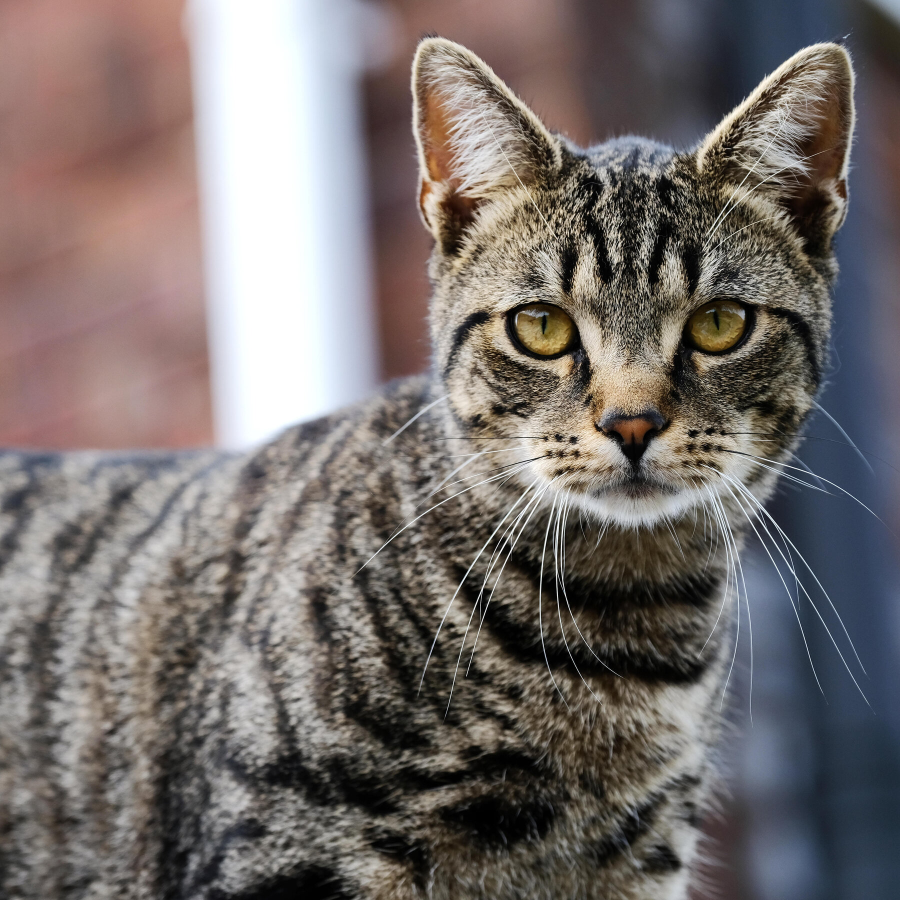
#> input picture images/cat.jpg, 1800 x 1800 px (shown at 1/2 size)
$ python basic.py
#> lines starting #> are read from the running program, lines starting #| are printed output that depends on the picture; after the words box and inside, x2 and y2 are one past the last pixel; in counts of white or black regions, pixels touching at a corner belong together
import cv2 as cv

img = cv.imread('images/cat.jpg')
#> img is the input picture: shape (1800, 1800, 3); mean B, G, R 108.6, 110.7, 118.1

# Resize
resized = cv.resize(img,(500,500),interpolation=cv.INTER_CUBIC)
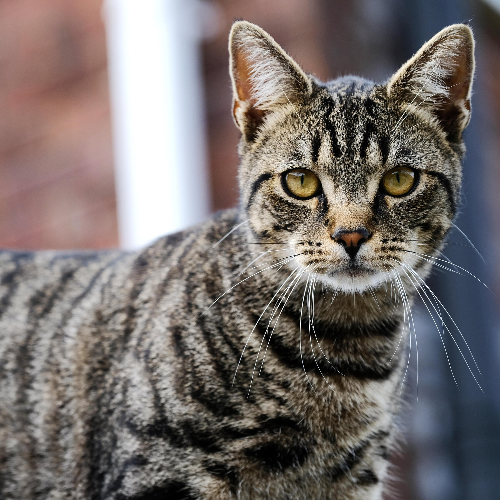
#> resized: shape (500, 500, 3); mean B, G, R 108.6, 110.7, 118.1
cv.imshow("Resized",resized)

# Crop
cropped = resized[50:200,200:400]
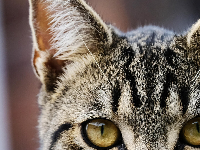
#> cropped: shape (150, 200, 3); mean B, G, R 95.3, 104.9, 117.6
cv.imshow("Cropped",cropped)

# Greyscale
gray = cv.cvtColor(resized,cv.COLOR_BGR2GRAY)
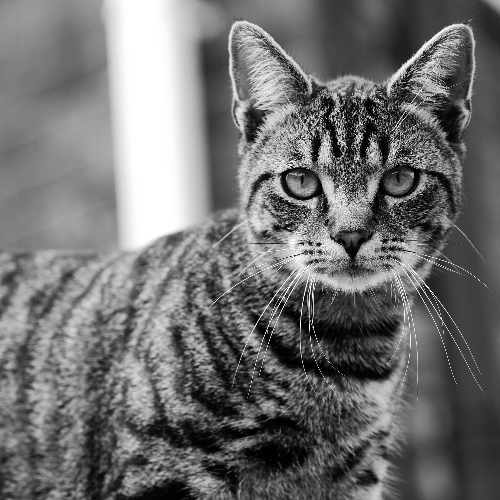
#> gray: shape (500, 500); min 0, max 255, mean 112.7
cv.imshow('Gray',gray)

# Blur : remove noise
blur = cv.GaussianBlur(resized,(7,7),cv.BORDER_DEFAULT)
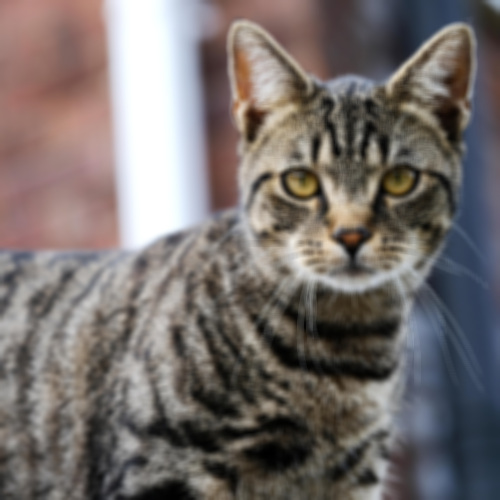
#> blur: shape (500, 500, 3); mean B, G, R 108.6, 110.7, 118.1
cv.imshow('Blur',blur)

# Edge Cascade
canny = cv.Canny(blur,125,175) # we put blur in here to remove some of the edges
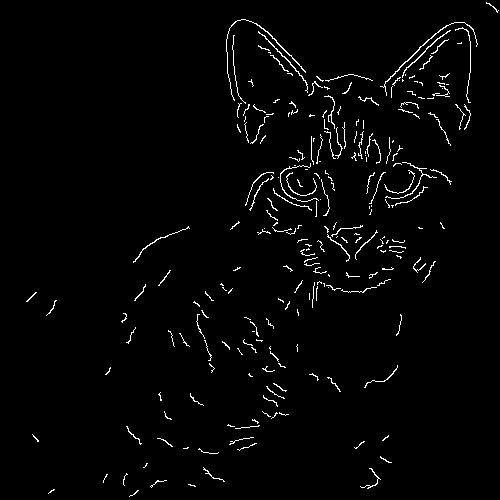
#> canny: shape (500, 500); 2.1% white in thin lines or dots
cv.imshow('Canny',canny)

# Dilating the img
dilated = cv.dilate(canny,(7,7),iterations=3)
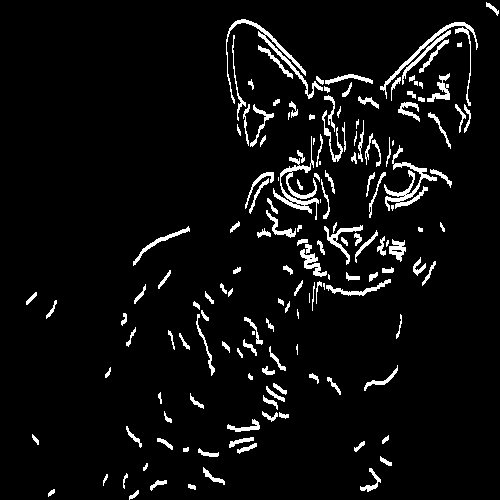
#> dilated: shape (500, 500); 5.5% white; 157 white regions (17 under 20 px), largest, box (x1, y1, x2, y2) and area: (226, 19, 323, 104) 817, (273, 136, 319, 220) 800, (384, 145, 437, 211) 791
cv.imshow("Dilated",dilated)

# Eroding
eroded = cv.erode(dilated, (7,7),iterations=3)
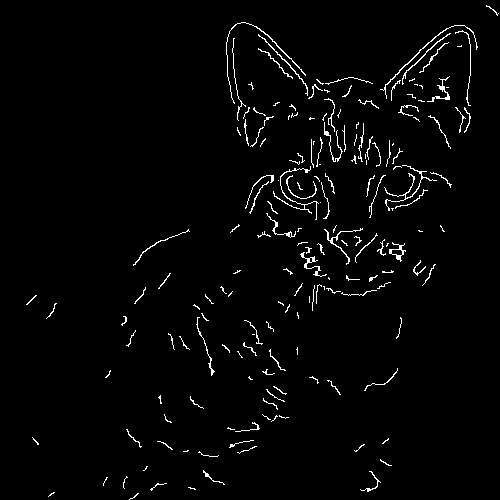
#> eroded: shape (500, 500); 2.3% white in thin lines or dots
cv.imshow("Eroded",eroded)

cv.waitKey(0)

$ run again, with images/park.jpg copied over images/cat.jpg
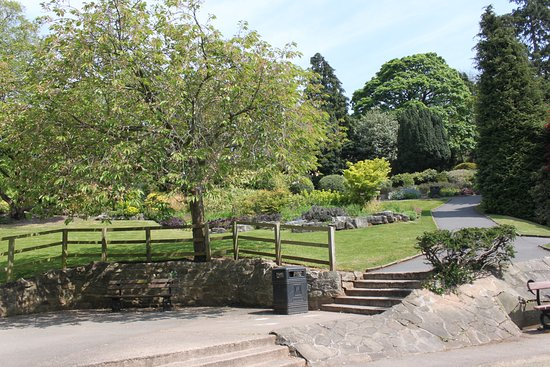
#> input picture images/park.jpg, 550 x 367 px
#> img is the input picture: shape (367, 550, 3); mean B, G, R 111.4, 134.7, 130.5
#> `canny = cv.Canny(blur,125,175)`:
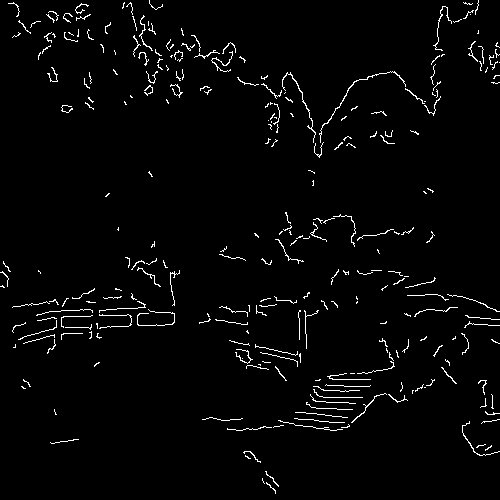
#> canny: shape (500, 500); 2.5% white in thin lines or dots
#> dilated: shape (500, 500); 7.2% white; 191 white regions (30 under 20 px), largest, box (x1, y1, x2, y2) and area: (261, 55, 441, 161) 1317, (310, 384, 371, 407) 768, (99, 293, 146, 332) 532
#> `eroded = cv.erode(dilated, (7,7),iterations=3)`:
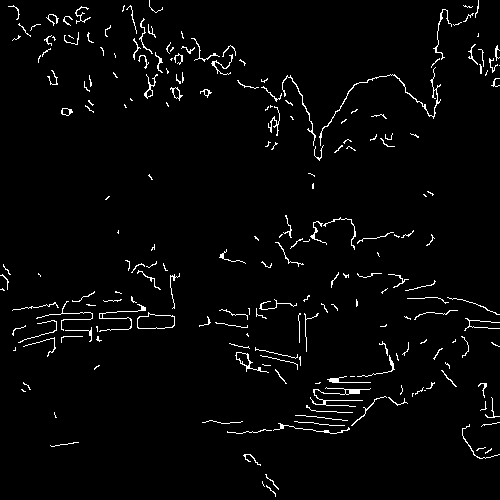
#> eroded: shape (500, 500); 2.7% white in thin lines or dots

$ run again, with images/shatha.jpg copied over images/cat.jpg
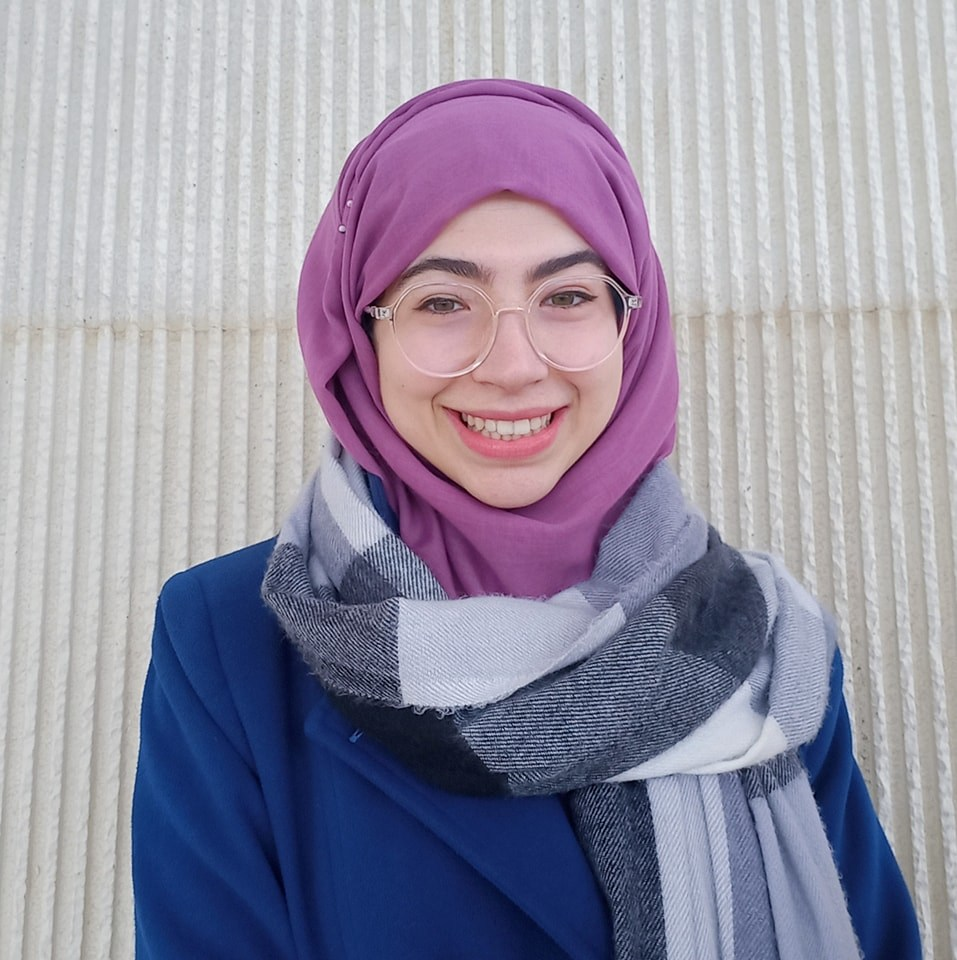
#> input picture images/shatha.jpg, 957 x 960 px
#> img is the input picture: shape (960, 957, 3); mean B, G, R 163.9, 146, 150.2
#> `canny = cv.Canny(blur,125,175)`:
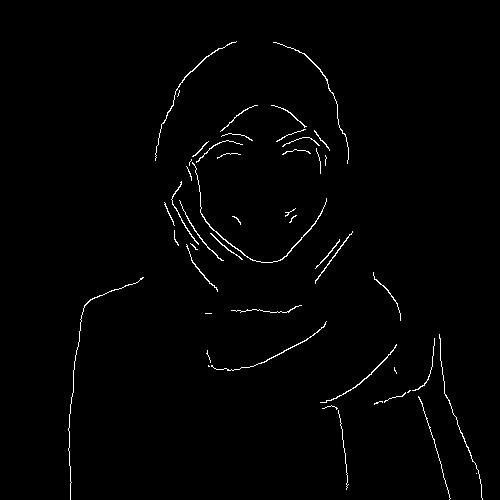
#> canny: shape (500, 500); 1.2% white in thin lines or dots, all inside (x1, y1, x2, y2) = (68, 41, 483, 500)
#> dilated: shape (500, 500); 2.9% white; 35 white regions (3 under 20 px), largest, box (x1, y1, x2, y2) and area: (186, 140, 327, 266) 1189, (320, 344, 397, 493) 555, (206, 321, 327, 374) 543
#> `eroded = cv.erode(dilated, (7,7),iterations=3)`:
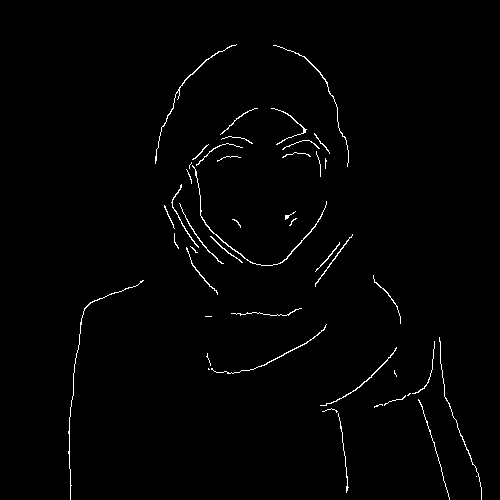
#> eroded: shape (500, 500); 1.2% white in thin lines or dots, all inside (x1, y1, x2, y2) = (68, 44, 482, 500)

$ run again, with images/lady2.png saved as images/cat.jpg
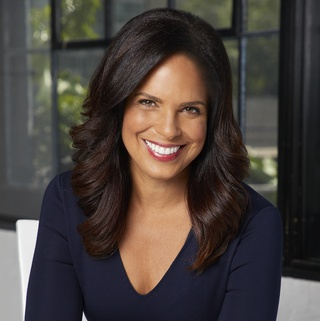
#> input picture images/lady2.png, 320 x 321 px
#> img is the input picture: shape (321, 320, 3); mean B, G, R 60.8, 64.9, 73.1
#> canny: shape (500, 500); 0.56% white in thin lines or dots, all inside (x1, y1, x2, y2) = (23, 85, 500, 500)
#> dilated: shape (500, 500); 1.3% white; 24 white regions, largest, box (x1, y1, x2, y2) and area: (187, 308, 300, 462) 689, (431, 431, 500, 500) 337, (218, 85, 277, 144) 279
#> `eroded = cv.erode(dilated, (7,7),iterations=3)`:
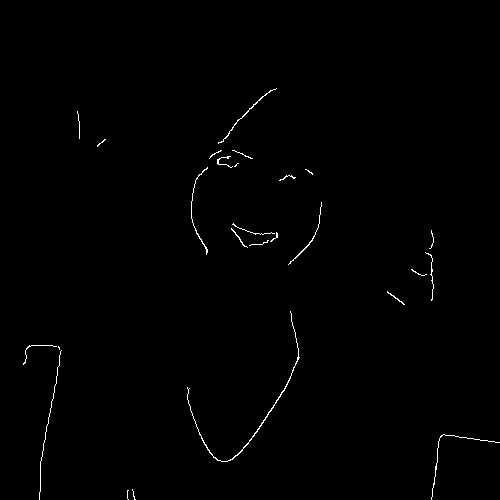
#> eroded: shape (500, 500); 0.56% white in thin lines or dots, all inside (x1, y1, x2, y2) = (23, 88, 500, 500)
